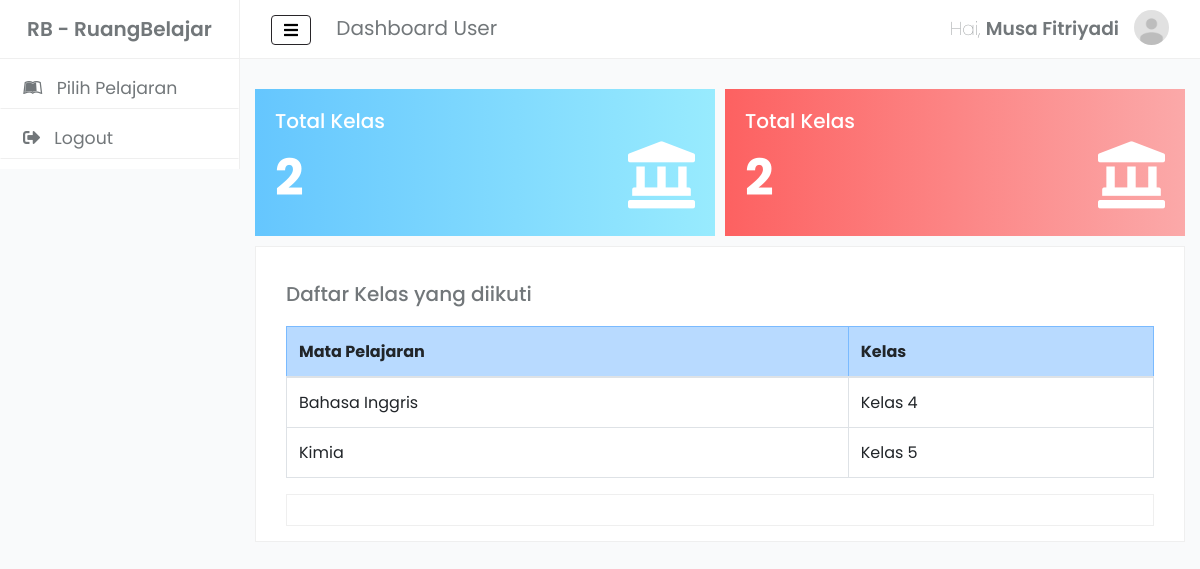
The page /user/ (signed in) on the database its author committed.
### tables this page shows
CREATE TABLE `pilihmapel` (
  `id` char(2) NOT NULL,
  `email` varchar(300) NOT NULL,
  `kelas` enum('Kelas 4','Kelas 5','Kelas 6','') NOT NULL,
  `Status` enum('Pending','Sukses') NOT NULL,
  `Biaya` int(11) NOT NULL
);

CREATE TABLE `matapelajaran` (
  `Id` char(2) NOT NULL,
  `NamaMapel` varchar(30) NOT NULL
);

### user/control/tampildata.php (the view, shortened to what this page needs)
<?php
	include '../database/config.php';
	$email = $_SESSION['email'];
	$data = mysqli_query($koneksi, "select matapelajaran.NamaMapel, pilihmapel.kelas from matapelajaran join pilihmapel
		on matapelajaran.Id = pilihmapel.id where pilihmapel.email = '$email'");
 ?>
  <?php
   if(mysqli_num_rows($data)>0)
   {
     ?>
     <div class="row">
                   <div class="col">
                     <h5 style="margin: 10px 0px 10px 0px; padding: 10px 0px">Daftar Kelas yang diikuti</h5>
                   </div>
                 </div>
                 <div class="row">
                   <div class="col">
       <table class="table table-bordered">
         <thead>
           <tr class="table-primary">
             <th scope="col">Mata Pelajaran</th>
             <th scope="col">Kelas</th>
           </tr>
         </thead>
         <tbody>
           <?php
           while($d = mysqli_fetch_array($data)){
         ?>
           <tr>
             <td><?php echo $d['NamaMapel']; ?></td>
             <td><?php echo $d['kelas']; ?></td>
           </tr>
         <?php }
         ?>
         </tbody>
                             </div>
                 </div>
   <?php
   }else{
     echo "<h5 style='text-align:center;'>Anda Tidak Mengikuti Kelas Apapun</h5>";
   }
   ?>

### assets/custom/userdashboard.css (style rules this page uses)
body { font-family: 'Poppins', sans-serif; margin: 0px; background-color: #f9fafb!important; color: #72777a; }
.row { margin: 0px; }
table { background: #fff; }

### rows shown on the page
pilihmapel: id.NamaMapel "Bahasa Inggris", kelas "Kelas 4"
pilihmapel: id.NamaMapel "Kimia", kelas "Kelas 5"

### other values the page prints
$_SESSION['nama'] "Musa Fitriyadi"
$count "2 2"
